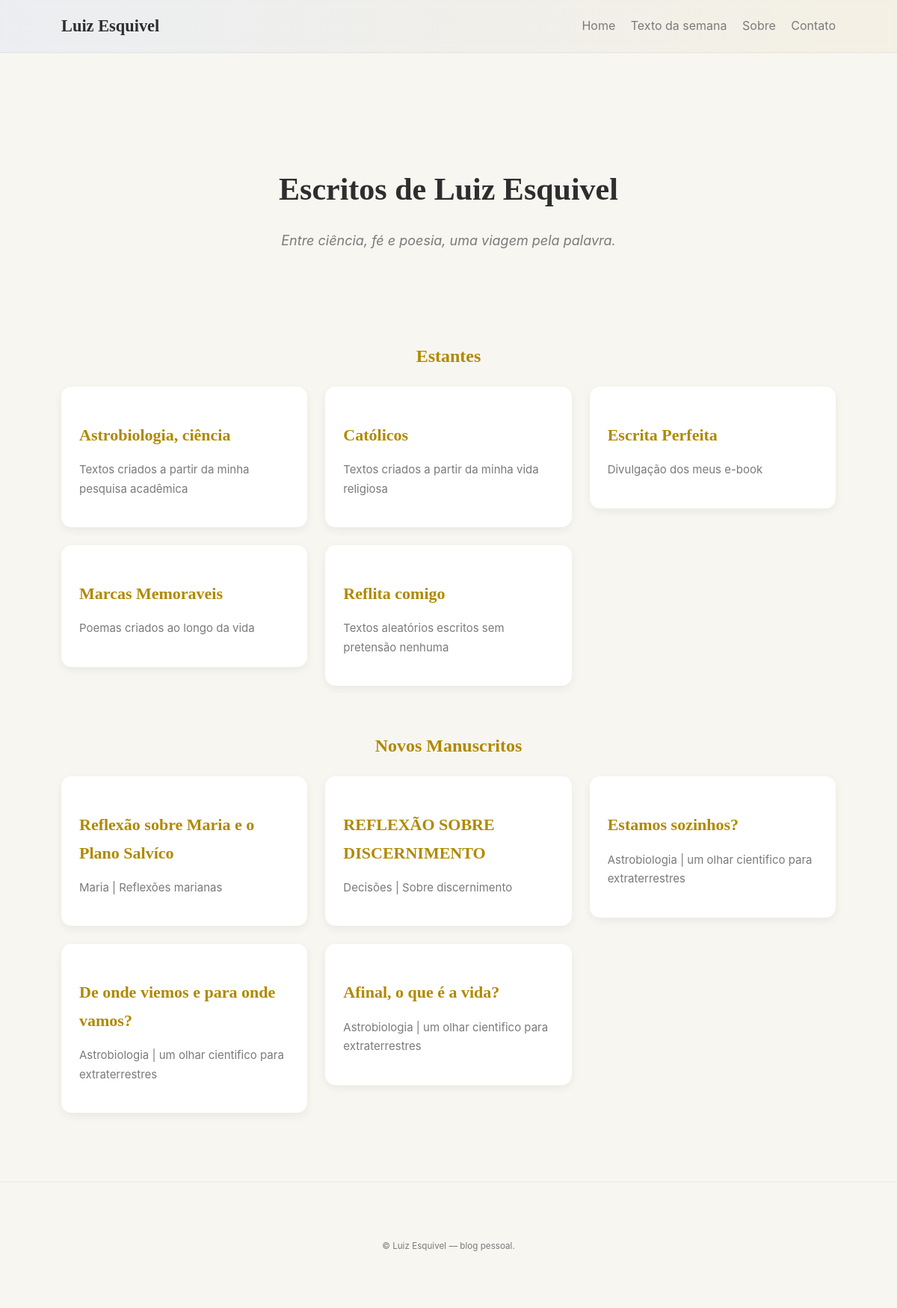
Before: / with the older database file.
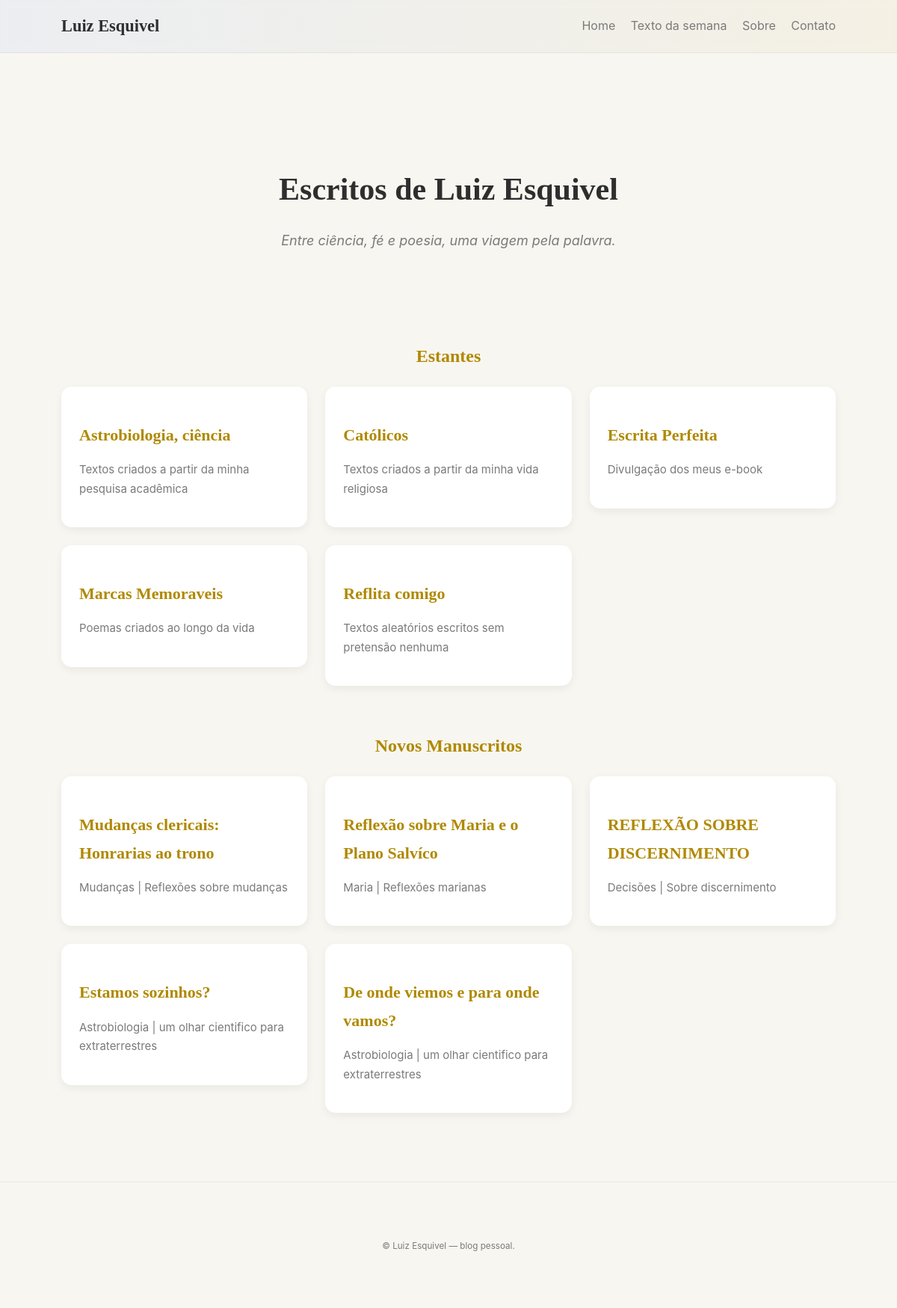
After: the same page with the newer database file.
### models.py (models this page shows)
class Section(db.Model):
    id = db.Column(db.Integer, primary_key=True)
    title = db.Column(db.String(200), unique=True, nullable=False)
    description = db.Column(db.String(500))
    created_at = db.Column(db.DateTime, default=datetime.utcnow)
    texts = db.relationship('Text', backref='section', lazy=True, cascade='all, delete-orphan')

class Text(db.Model):
    id = db.Column(db.Integer, primary_key=True)
    title = db.Column(db.String(300), nullable=False)
    subtitle = db.Column(db.String(400))
    body = db.Column(db.Text)
    published = db.Column(db.Boolean, default=False)
    section_id = db.Column(db.Integer, db.ForeignKey('section.id'), nullable=True)
    created_at = db.Column(db.DateTime, default=datetime.utcnow)

### routes/public_routes.py (the view)
@public_bp.route('/')
def home():
    sections = Section.query.all()
    recent = Text.query.filter_by(published=True).order_by(Text.created_at.desc()).limit(5).all()
    return render_template('public/home.html', sections=sections, recent=recent)

### templates/public/home.html
{% extends '_base.html' %}
{% from 'components/macros.html' import card %}
{% block content %}
<section class="hero fade-in">
  <h1>Escritos de Luiz Esquivel</h1>
  <p class="hero-sub">Entre ciência, fé e poesia, uma viagem pela palavra.</p>
</section>
<section class="sections-list fade-in">
  <h2 style="font-family: var(--font-serif); color: var(--gold); text-align:center;">Estantes</h2>
  <div class="section-shelf">
    {% for s in sections %}
      <a class="card-link" href="{{ url_for('public.section_view', section_id=s.id) }}">
        {{ card(s.title, s.description) }}
      </a>
    {% endfor %}
  </div>
</section>
<section class="recent fade-in">
  <h2 style="font-family: var(--font-serif); color: var(--gold); text-align:center; margin-top:60px;">Novos Manuscritos</h2>
  <div class="section-shelf">
    {% for t in recent %}
      <a class="card-link" href="{{ url_for('public.text_view', text_id=t.id) }}">
        {{ card(t.title, t.subtitle) }}
      </a>
    {% else %}
      <p>Sem textos recentes.</p>
    {% endfor %}
  </div>
</section>
{% endblock %}

### templates/components/macros.html (shortened to what this page needs)
{% macro card(title, subtitle='', body='') -%}
  <article class="card">
    <h3 class="card-title">{{ title }}</h3>
    {% if subtitle %}<p class="card-subtitle">{{ subtitle }}</p>{% endif %}
  </article>
{%- endmacro %}

Changed rows visible on the page:
no longer on this page (row unchanged): Text: title "Afinal, o que é a vida?", subtitle "Astrobiologia | um olhar cientifico para extraterrestres"
added Text: title "Mudanças clericais: Honrarias ao trono", subtitle "Mudanças | Reflexões sobre mudanças"
